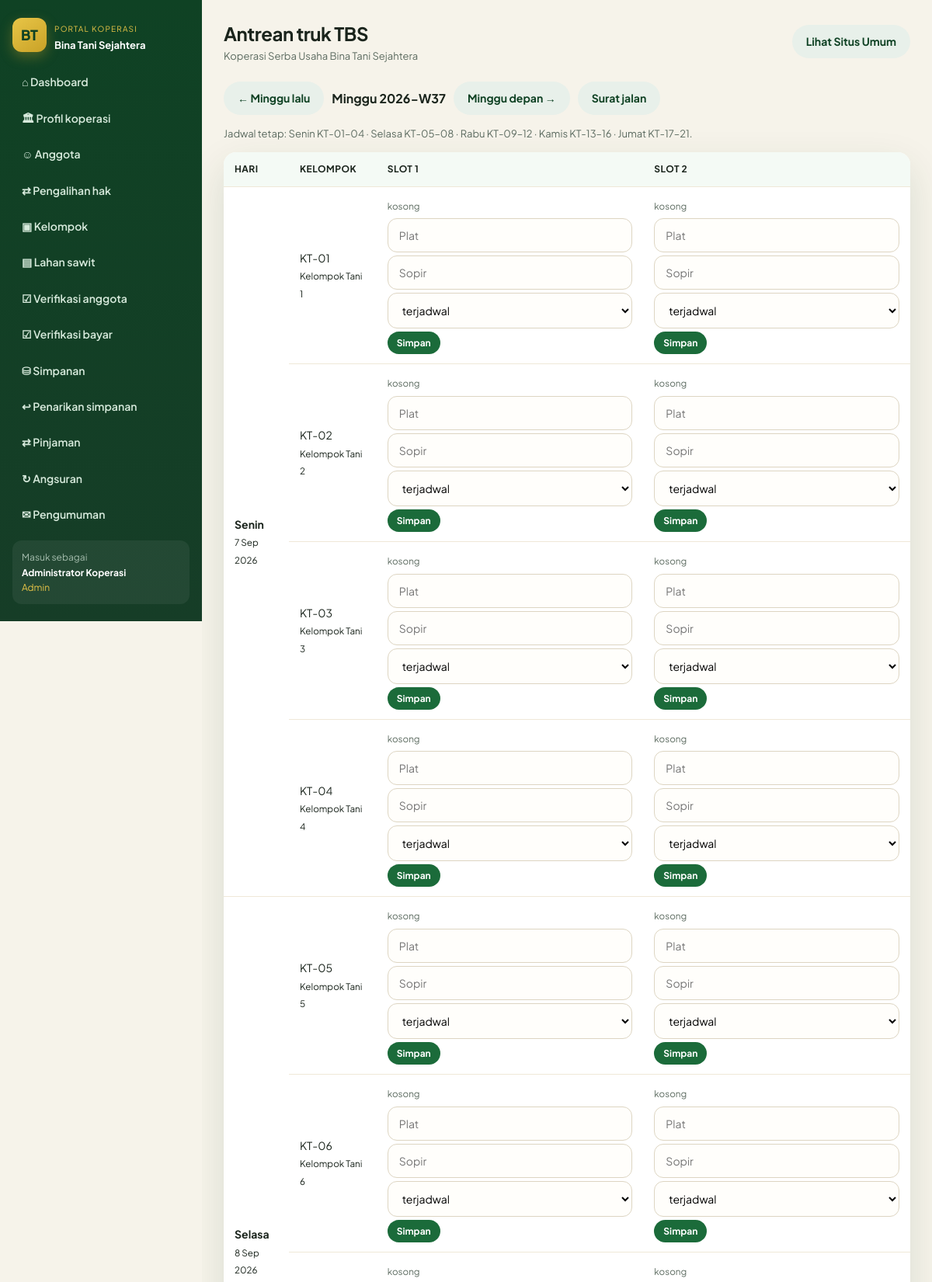
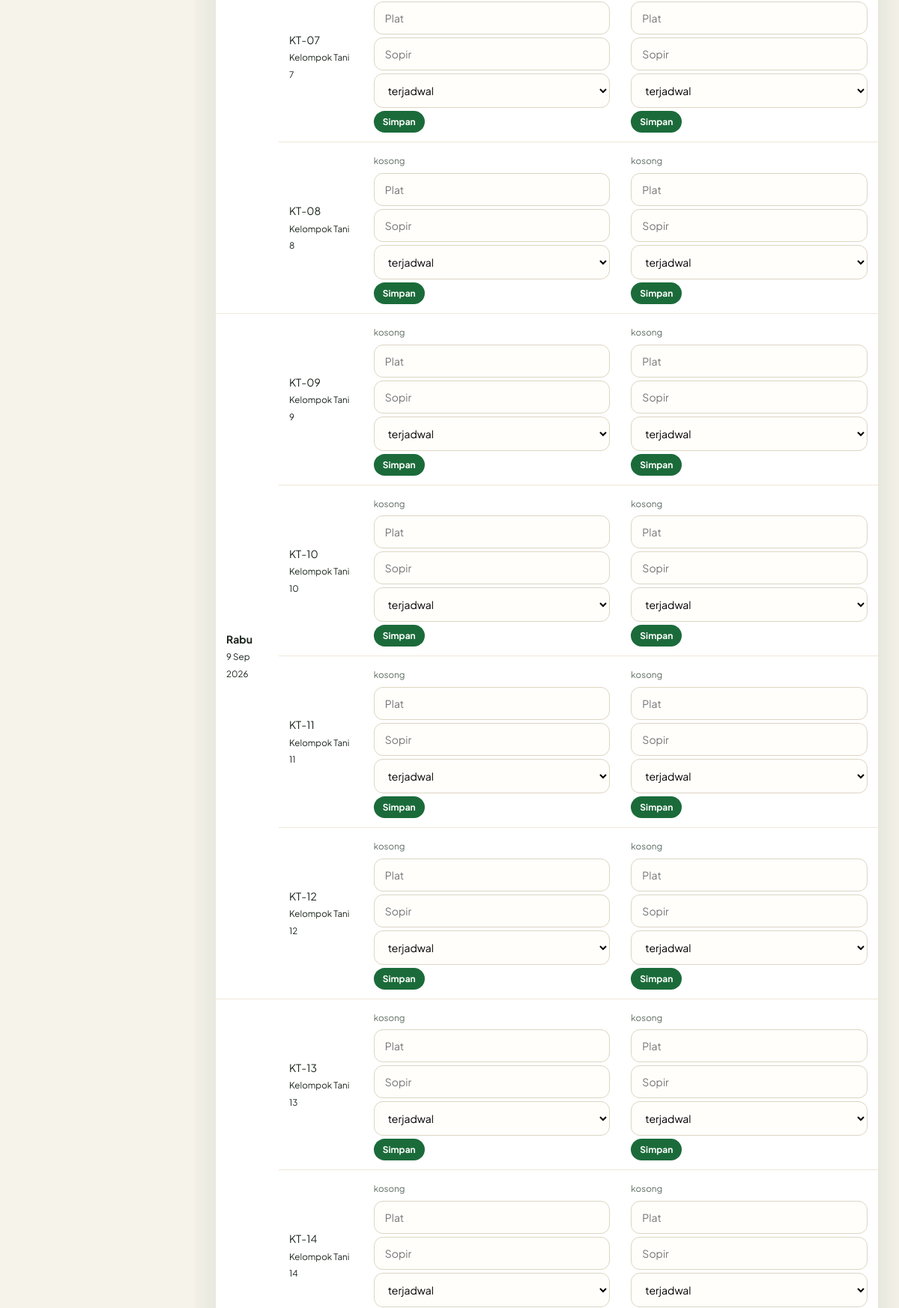
/tbs_antrean.php (signed in, upper part), run on the app's committed database (2 pictures, top to bottom).
### tables this page shows
CREATE TABLE IF NOT EXISTS pengaturan (
  id INT PRIMARY KEY DEFAULT 1,
  nama_koperasi VARCHAR(150) DEFAULT 'Koperasi Serba Usaha Bina Tani Sejahtera',
  alamat TEXT,
  telepon VARCHAR(30),
  email VARCHAR(80),
  tahun_berdiri YEAR,
  tanggal_berdiri DATE NULL,
  ketua VARCHAR(100),
  visi TEXT,
  misi TEXT,
  bagi_hasil_persen DECIMAL(5,2) NOT NULL DEFAULT 1.00,
  simpanan_pokok DECIMAL(15,2) NOT NULL DEFAULT 500000,
  simpanan_wajib DECIMAL(15,2) NOT NULL DEFAULT 50000
);

CREATE TABLE IF NOT EXISTS kelompok (
  id INT AUTO_INCREMENT PRIMARY KEY,
  nomor INT NOT NULL UNIQUE,
  kode_kelompok VARCHAR(20) NULL,
  nama_kelompok VARCHAR(120) NULL,
  nama_ketua VARCHAR(100) NULL,
  no_hp_ketua VARCHAR(30) NULL,
  wilayah_dusun VARCHAR(120) NULL,
  blok_hamparan VARCHAR(120) NULL,
  tanggal_terbentuk DATE NULL,
  luas_tanah DECIMAL(12,2) NULL DEFAULT 0,
  lokasi VARCHAR(255) NULL,
  desa VARCHAR(80) NULL,
  kecamatan VARCHAR(80) NULL,
  fee_per_kg DECIMAL(12,2) NOT NULL DEFAULT 0
);

### config.php (called while the page is built, shortened)
<?php
function db(): PDO {
    static $pdo = null;
    if ($pdo !== null) {
        return $pdo;
    }
    $attempts = [
        [DB_USER, DB_PASS],
        ['root', ''],
        ['root', 'root'],
        ['koperasi', 'koperasi123'],
    ];
    $last = null;
    foreach ($attempts as [$user, $pass]) {
        try {
            $pdo = new PDO(
                'mysql:host=' . DB_HOST . ';dbname=' . DB_NAME . ';charset=utf8mb4',
                $user,
                $pass,
                [
                    PDO::ATTR_ERRMODE => PDO::ERRMODE_EXCEPTION,
                    PDO::ATTR_DEFAULT_FETCH_MODE => PDO::FETCH_ASSOC,
                ]
            );
            return $pdo;
        } catch (Throwable $e) {
            $last = $e;
        }
    }
    throw $last ?? new RuntimeException('Gagal konek database');
}
function setting(): array {
    static $s = null;
    if ($s === null) {
        ensure_kelompok_schema();
        $s = db()->query('SELECT * FROM pengaturan WHERE id = 1')->fetch() ?: [];
    }
    return $s;
}
function ensure_kelompok_schema(): void {
    try {
        foreach (db()->query('SELECT id, nomor FROM kelompok') as $k) {
            db()->prepare('UPDATE anggota SET id_kelompok=? WHERE id_kelompok IS NULL AND CAST(kelompok_tani AS UNSIGNED)=?')->execute([(int)$k['id'], (int)$k['nomor']]);
        }
    } catch (Throwable $e) {
    }
}
function e($s): string {
    return htmlspecialchars((string)$s, ENT_QUOTES, 'UTF-8');
}
function auth(): ?array {
    if (!empty($_SESSION['user'])) {
        return $_SESSION['user'];
    }
    return null;
}
function tgl($d): string {
    $bulan = [1=>'Jan','Feb','Mar','Apr','Mei','Jun','Jul','Agu','Sep','Okt','Nov','Des'];
    $ts = strtotime($d);
    return date('j', $ts) . ' ' . $bulan[(int)date('n', $ts)] . ' ' . date('Y', $ts);
}
function hari_antrean_kelompok(int $nomor): int {
    if ($nomor <= 4) return 1;
    if ($nomor <= 8) return 2;
    if ($nomor <= 12) return 3;
    if ($nomor <= 16) return 4;
    return 5;
}

### tbs_antrean.php (the view, shortened to what this page needs)
<?php
require __DIR__ . '/config.php';
$title = 'Antrean truk TBS';
$pdo = db();
$hariNama = [1 => 'Senin', 2 => 'Selasa', 3 => 'Rabu', 4 => 'Kamis', 5 => 'Jumat'];
$minggu = $_GET['minggu'] ?? date('o-\WW');
if (!preg_match('/^(\d{4})-W(\d{2})$/', $minggu, $m)) {
    $minggu = date('o-\WW');
    preg_match('/^(\d{4})-W(\d{2})$/', $minggu, $m);
}
$senin = new DateTime();
$senin->setISODate((int)$m[1], (int)$m[2]);
$hari = [];
for ($i = 0; $i < 5; $i++) {
    $d = clone $senin;
    $d->modify('+' . $i . ' day');
    $hari[] = $d->format('Y-m-d');
}
$prev = (clone $senin)->modify('-1 week')->format('o-\WW');
$next = (clone $senin)->modify('+1 week')->format('o-\WW');
$kelompok = $pdo->query('SELECT * FROM kelompok ORDER BY nomor')->fetchAll();
$byNomor = [];
foreach ($kelompok as $k) {
    $byNomor[(int)$k['nomor']] = $k;
}
$slots = [];
include __DIR__ . '/includes/app_header.php';
?>
<div class="row" style="margin-bottom:14px;align-items:center;">
  <a class="btn btn-ghost" href="tbs_antrean.php?minggu=<?= e($prev) ?>">← Minggu lalu</a>
  <strong>Minggu <?= e($minggu) ?></strong>
  <a class="btn btn-ghost" href="tbs_antrean.php?minggu=<?= e($next) ?>">Minggu depan →</a>
  <a class="btn btn-ghost" href="tbs_sj.php">Surat jalan</a>
</div>
<p style="font-size:13px;color:var(--muted);margin-bottom:14px;">
  Jadwal tetap: Senin KT-01–04 · Selasa KT-05–08 · Rabu KT-09–12 · Kamis KT-13–16 · Jumat KT-17–21.
</p>
<div class="table-wrap">
  <table>
    <thead>
      <tr>
        <th>Hari</th>
        <th>Kelompok</th>
        <th>Slot 1</th>
        <th>Slot 2</th>
      </tr>
    </thead>
    <tbody>
    <?php foreach ($hari as $tgl):
      $dow = (int)date('N', strtotime($tgl));
      $nomors = array_keys(array_filter($byNomor, fn($k) => hari_antrean_kelompok((int)$k['nomor']) === $dow));
    ?>
      <?php $first = true; foreach ($nomors as $nom): $k = $byNomor[$nom]; ?>
      <tr>
        <?php if ($first): ?>
        <td rowspan="<?= count($nomors) ?>"><strong><?= e($hariNama[$dow]) ?></strong><br><small><?= tgl($tgl) ?></small></td>
        <?php $first = false; endif; ?>
        <td><?= e($k['kode_kelompok']) ?><br><small><?= e($k['nama_kelompok']) ?></small></td>
        <?php for ($slot = 1; $slot <= 2; $slot++):
          $s = $slots[$tgl][(int)$k['id']][$slot] ?? null;
        ?>
        <td>
          <?php if ($s): ?>
            <strong><?= e($s['no_plat'] ?: '—') ?></strong><br>
            <small><?= e($s['nama_sopir']) ?> · <?= e($s['status']) ?></small>
          <?php else: ?>
            <small style="color:var(--muted);">kosong</small>
          <?php endif; ?>
          <form method="post" style="margin-top:6px;">
            <input name="no_plat" placeholder="Plat" value="<?= e($s['no_plat'] ?? '') ?>" style="margin-bottom:4px;">
            <input name="nama_sopir" placeholder="Sopir" value="<?= e($s['nama_sopir'] ?? '') ?>" style="margin-bottom:4px;">
            <select name="status" style="margin-bottom:4px;">
              <?php foreach (['terjadwal','berangkat','selesai','batal'] as $stt): ?>
                <option value="<?= $stt ?>" <?= (($s['status'] ?? '') === $stt) ? 'selected' : '' ?>><?= $stt ?></option>
              <?php endforeach; ?>
            </select>
            <button class="btn btn-green btn-sm">Simpan</button>
          </form>
        </td>
        <?php endfor; ?>
      </tr>
      <?php endforeach; ?>
    <?php endforeach; ?>
    </tbody>
  </table>
</div>
<?php include __DIR__ . '/includes/app_footer.php'; ?>

### includes/app_header.php (shortened to what this page needs)
<?php
$s = setting();
$u = auth();
function nav_active($file) {
    return basename($_SERVER['PHP_SELF']) === $file ? 'active' : '';
}
?>
<!DOCTYPE html>
<html lang="id">
<head>
  <link rel="stylesheet" href="assets/style.css?v=24">
</head>
<body>
<div class="app">
  <aside class="sidebar" id="appSide">
    <div class="side-brand">
      <div class="logo">BT</div>
      <div>
        <small style="color:#e8c547;font-size:10px;letter-spacing:.12em;text-transform:uppercase;">Portal Koperasi</small>
        <strong style="display:block;font-size:13px;color:#fff;">Bina Tani Sejahtera</strong>
      </div>
    </div>
    <nav class="side-nav">
      <a class="<?= nav_active('dashboard.php') ?>" href="dashboard.php">⌂ Dashboard</a>
      <a class="<?= nav_active('profil_koperasi.php') ?>" href="profil_koperasi.php">🏛 Profil koperasi</a>
      <?php if (in_array($u['role'], ['admin','pengurus'])): ?>
        <a class="<?= nav_active('anggota.php') ?>" href="anggota.php">☺ Anggota</a>
        <a class="<?= nav_active('pengalihan.php') ?>" href="pengalihan.php">⇄ Pengalihan hak</a>
        <a class="<?= nav_active('kelompok.php') ?>" href="kelompok.php">▣ Kelompok</a>
        <a class="<?= nav_active('tbs_lahan.php') ?>" href="tbs_lahan.php">▤ Lahan sawit</a>
        <a class="<?= nav_active('verifikasi.php') ?>" href="verifikasi.php">☑ Verifikasi anggota</a>
        <a class="<?= nav_active('verifikasi_bayar.php') ?>" href="verifikasi_bayar.php">☑ Verifikasi bayar</a>
        <a class="<?= nav_active('simpanan.php') ?>" href="simpanan.php">⛁ Simpanan</a>
        <a class="<?= nav_active('penarikan.php') ?>" href="penarikan.php">↩ Penarikan simpanan</a>
        <a class="<?= nav_active('pinjaman.php') ?>" href="pinjaman.php">⇄ Pinjaman</a>
        <a class="<?= nav_active('angsuran.php') ?>" href="angsuran.php">↻ Angsuran</a>
        <a class="<?= nav_active('pengumuman.php') ?>" href="pengumuman.php">✉ Pengumuman</a>
      <?php endif; ?>
    </nav>
    <div style="margin-top:auto;padding:12px;background:rgba(255,255,255,.06);border-radius:12px;font-size:12px;">
      <div style="opacity:.7;">Masuk sebagai</div>
      <strong style="color:#fff;"><?= e($u['nama']) ?></strong>
      <div style="color:#e8c547;text-transform:capitalize;"><?= e($u['role']) ?></div>
    </div>
  </aside>
  <div class="main">
    <div class="topbar">
      <div class="topbar-left">
        <div>
          <h2 style="letter-spacing:-.02em;"><?= e($title ?? 'Dashboard') ?></h2>
          <div style="color:#5c6b60;font-size:13px;"><?= e($s['nama_koperasi']) ?></div>
        </div>
      </div>
      <a class="btn btn-ghost hide-sm" href="index.php" target="_blank">Lihat Situs Umum</a>
    </div>

### assets/style.css (style rules this page uses)
:root { --green: #1b6b3a; --green-d: #0f4224; --green-l: #2d9a56; --leaf: #7cb342; --gold: #c9a227; --gold-l: #e8c547; --cream: #f6f3ea; --sand: #efe8d8; --ink: #1a241c; --muted: #5c6b60; --white: #fff; --card: #fff; --shadow: 0 18px 50px rgba(15, 66, 36, .12); --radius: 18px; --nav-h: 76px; }
* { box-sizing: border-box; margin: 0; padding: 0; }
html { scroll-behavior: smooth; }
body { font-family: "Plus Jakarta Sans", system-ui, sans-serif; color: var(--ink); background: var(--cream); line-height: 1.6; overflow-x: hidden; }
a { color: inherit; text-decoration: none; }
.logo { width: 44px; height: 44px; border-radius: 12px; background: linear-gradient(145deg, var(--gold-l), var(--gold)); display: grid; place-items: center; font-weight: 800; color: var(--green-d); font-size: 18px; box-shadow: 0 6px 16px rgba(201,162,39,.35); }
.btn { display: inline-flex; align-items: center; justify-content: center; gap: 8px; padding: 10px 18px; border-radius: 999px; border: 0; cursor: pointer; font-weight: 700; font-size: 14px; font-family: inherit; }
.btn-green { background: var(--green); color: #fff; }
.btn-ghost { background: #e8f0ea; color: var(--green-d); }
.btn-sm { padding: 7px 12px; font-size: 12px; }
.table-wrap { overflow-x: auto; overflow-y: hidden; background: #fff; border-radius: 16px; box-shadow: var(--shadow); width: 100%; max-width: 100%; -webkit-overflow-scrolling: touch; }
table { width: 100%; border-collapse: collapse; font-size: 14px; }
th, td { padding: 12px 14px; text-align: left; border-bottom: 1px solid #efe8d8; }
th { background: #f4faf5; color: var(--green-d); font-size: 12px; letter-spacing: .04em; text-transform: uppercase; }
input, select, textarea { width: 100%; padding: 12px 14px; border-radius: 12px; border: 1px solid #ddd5c2; font-family: inherit; font-size: 14px; background: #fffefb; }
.app { display: grid; grid-template-columns: 260px 1fr; min-height: 100vh; }
.sidebar { background: linear-gradient(180deg, #0f4224, #163d27); color: #dceee1; padding: 22px 16px; position: sticky; top: 0; height: 100vh; max-height: 100vh; overflow: hidden; display: flex; flex-direction: column; }
.side-brand { display: flex; gap: 10px; align-items: center; margin-bottom: 16px; color: #fff; flex: 0 0 auto; }
.side-nav { flex: 1 1 auto; min-height: 0; overflow-y: auto; overflow-x: hidden; padding-right: 4px; margin-bottom: 10px; }
.side-nav { scrollbar-color: rgba(232,197,71,.45) transparent; }
.side-nav a { display: flex; gap: 10px; align-items: center; padding: 10px 12px; border-radius: 12px; color: #d7eadc; font-size: 14px; font-weight: 600; margin-bottom: 4px; }
.sidebar > div:last-child { flex: 0 0 auto; }
.main { padding: 24px 28px 48px; min-width: 0; overflow-x: hidden; }
.topbar { display: flex; justify-content: space-between; align-items: center; margin-bottom: 22px; }
.row { display: flex; gap: 10px; flex-wrap: wrap; align-items: center; }
.main > .row { margin-bottom: 14px; }
.topbar-left { display: flex; align-items: center; gap: 10px; min-width: 0; }
@media (min-width: 961px) { .sidebar { transform: none !important; position: sticky; } }
th a.th-sort, th.th-click { color: inherit; text-decoration: none; cursor: pointer; user-select: none; }

### data on the page
pengaturan: nama_koperasi "Koperasi Serba Usaha Bina Tani Sejahtera"
kelompok: kode_kelompok "KT-01", nama_kelompok "Kelompok Tani 1"
kelompok: kode_kelompok "KT-02", nama_kelompok "Kelompok Tani 2"
kelompok: kode_kelompok "KT-03", nama_kelompok "Kelompok Tani 3"
kelompok: kode_kelompok "KT-04", nama_kelompok "Kelompok Tani 4"
kelompok: kode_kelompok "KT-05", nama_kelompok "Kelompok Tani 5"
kelompok: kode_kelompok "KT-06", nama_kelompok "Kelompok Tani 6"
kelompok: kode_kelompok "KT-07", nama_kelompok "Kelompok Tani 7"
kelompok: kode_kelompok "KT-08", nama_kelompok "Kelompok Tani 8"
kelompok: kode_kelompok "KT-09", nama_kelompok "Kelompok Tani 9"
kelompok: kode_kelompok "KT-10", nama_kelompok "Kelompok Tani 10"
kelompok: kode_kelompok "KT-11", nama_kelompok "Kelompok Tani 11"
kelompok: kode_kelompok "KT-12", nama_kelompok "Kelompok Tani 12"
kelompok: kode_kelompok "KT-13", nama_kelompok "Kelompok Tani 13"
kelompok: kode_kelompok "KT-14", nama_kelompok "Kelompok Tani 14"

### other printed values
$u['nama'] "Administrator Koperasi"
$u['role'] "Admin"
$title "Antrean truk TBS"
$minggu "2026-W37"
$hariNama[$dow] "Senin"
tgl($tgl) "7 Sep 2026"
$hariNama[$dow] "Selasa"
tgl($tgl) "8 Sep 2026"
$hariNama[$dow] "Rabu"
tgl($tgl) "9 Sep 2026"
form field status "terjadwal"
